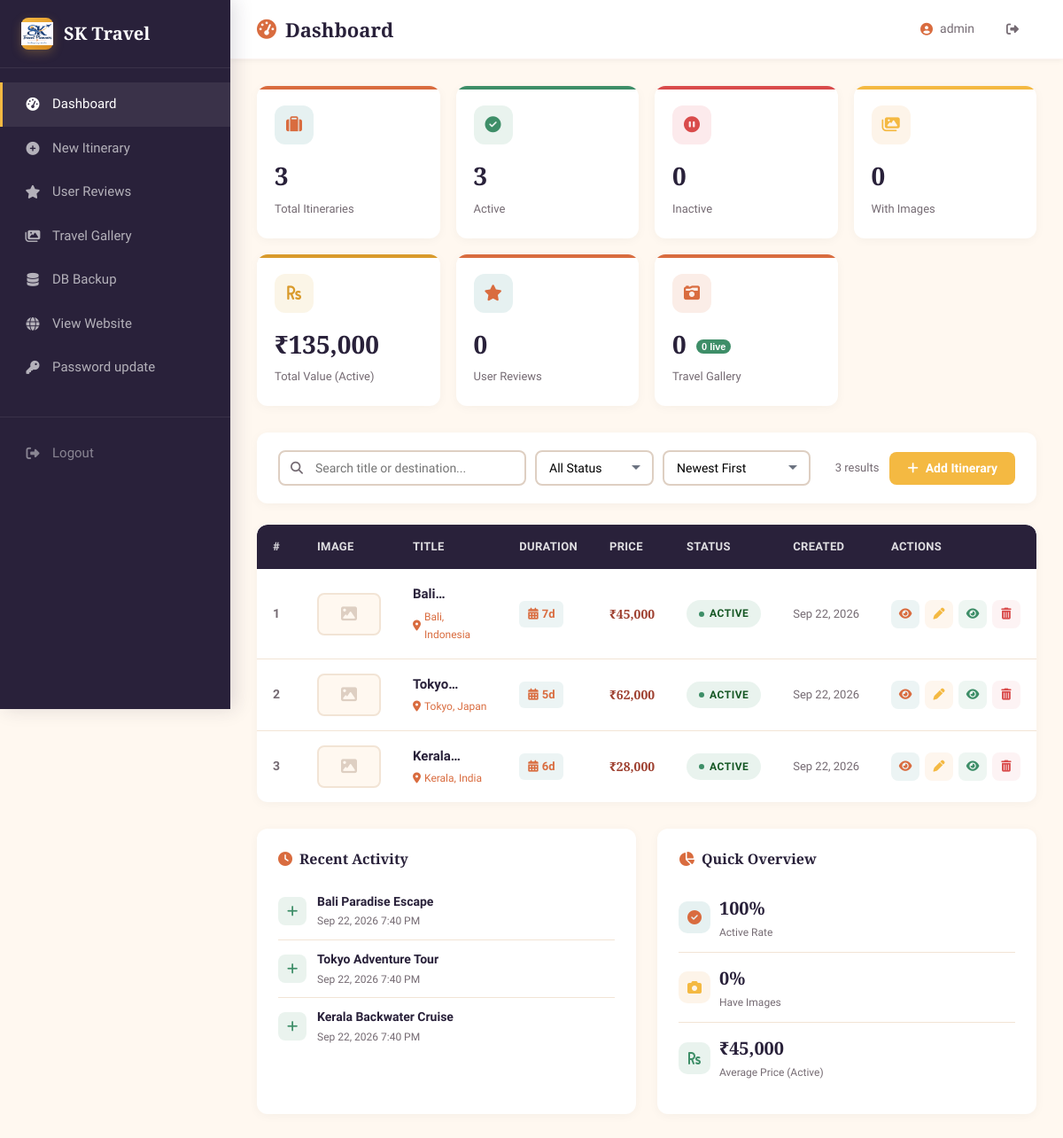
The page /admin/dashboard.php (signed in) on the database as committed earlier.
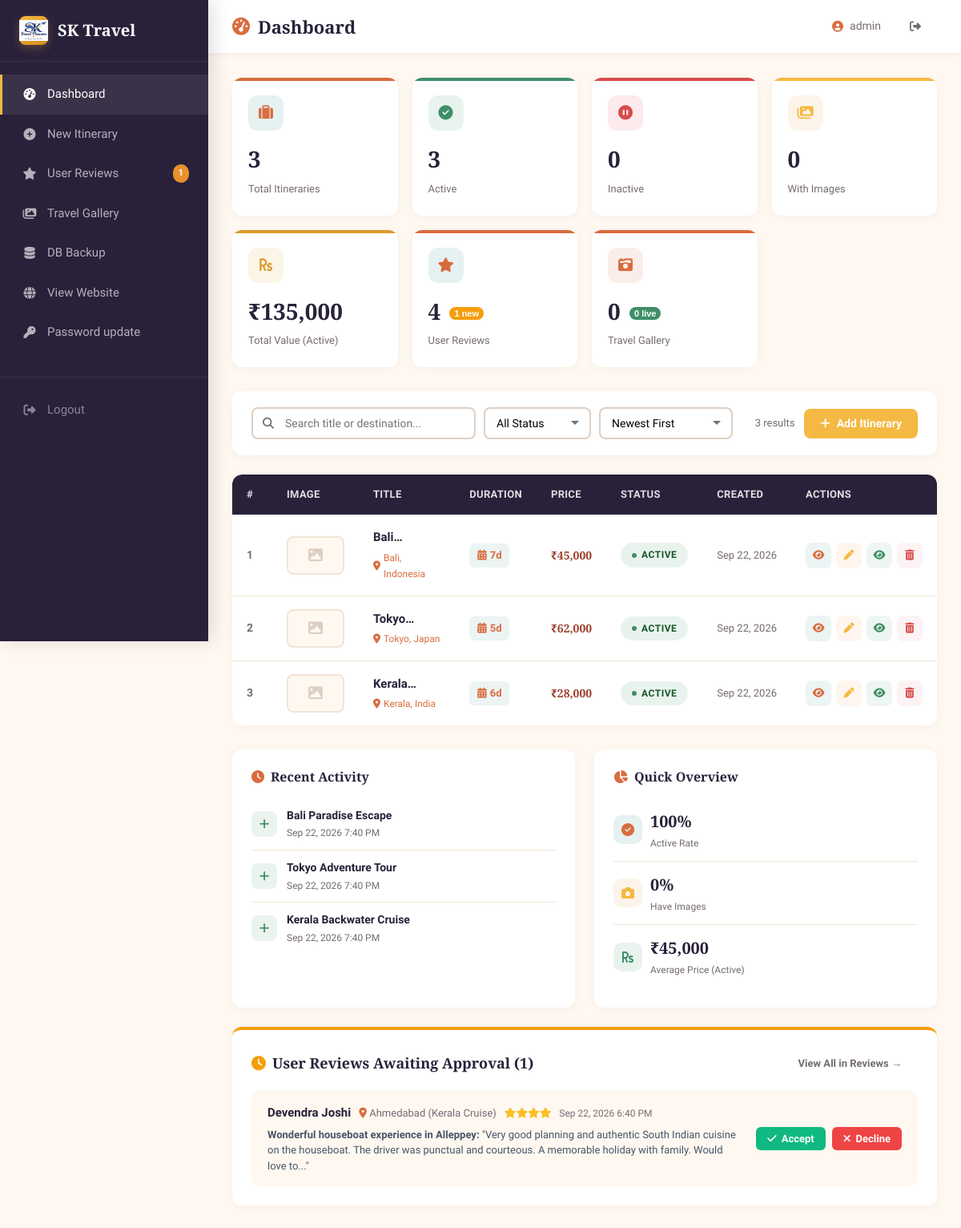
The same page on the database as committed later.
### tables this page shows
CREATE TABLE IF NOT EXISTS itineraries (
    id            INT AUTO_INCREMENT PRIMARY KEY,
    title         VARCHAR(255) NOT NULL,
    destination   VARCHAR(255) NOT NULL,
    description   TEXT,
    price         DECIMAL(12,2) DEFAULT 0.00,
    duration_days INT DEFAULT 1,
    image         VARCHAR(255) DEFAULT NULL,
    highlights    TEXT,
    inclusions    TEXT,
    exclusions    TEXT,
    day_plan      TEXT,
    status        TINYINT(1) DEFAULT 1,

    created_at    TIMESTAMP DEFAULT CURRENT_TIMESTAMP,
    updated_at    TIMESTAMP DEFAULT CURRENT_TIMESTAMP
                  ON UPDATE CURRENT_TIMESTAMP

);

CREATE TABLE IF NOT EXISTS user_reviews (
    id            INT AUTO_INCREMENT PRIMARY KEY,
    user_name     VARCHAR(100) NOT NULL,
    user_email    VARCHAR(150) DEFAULT NULL,
    user_location VARCHAR(100) DEFAULT NULL,
    rating        TINYINT UNSIGNED NOT NULL DEFAULT 5,
    review_title  VARCHAR(255) DEFAULT NULL,
    review_text   TEXT NOT NULL,
    status        ENUM('pending', 'approved', 'declined') NOT NULL DEFAULT 'pending',
    created_at    TIMESTAMP NOT NULL DEFAULT CURRENT_TIMESTAMP,
    updated_at    TIMESTAMP NOT NULL DEFAULT CURRENT_TIMESTAMP ON UPDATE CURRENT_TIMESTAMP,
    INDEX idx_status (status),
    INDEX idx_rating (rating),
    INDEX idx_created_at (created_at)
);

### admin/dashboard.php (the view, shortened to what the changed rows need)
<?php
require_once __DIR__ . '/../config.php';
$totalReviews   = 0;
$pendingReviews = 0;
$recentPendingReviews = [];
try {
    $totalReviews   = (int)$pdo->query("SELECT COUNT(*) FROM user_reviews")->fetchColumn();
    $pendingReviews = (int)$pdo->query("SELECT COUNT(*) FROM user_reviews WHERE status = 'pending'")->fetchColumn();
    $recentPendingReviews = $pdo->query("SELECT * FROM user_reviews WHERE status = 'pending' ORDER BY created_at DESC LIMIT 5")->fetchAll();
} catch (Throwable $e) {}
 $recentItins = $pdo->query("SELECT title, created_at FROM itineraries ORDER BY created_at DESC LIMIT 5")->fetchAll();
 $search    = trim($_GET['search'] ?? '');
 $filter    = $_GET['filter'] ?? 'all';
 $sort      = $_GET['sort'] ?? 'newest';
 $page      = max(1, (int)($_GET['page'] ?? 1));
 $perPage   = 8;
 $whereClauses = [];
 $params = [];
 $whereSQL = !empty($whereClauses) ? 'WHERE ' . implode(' AND ', $whereClauses) : '';
 $sortMap = [
    'newest'     => 'created_at DESC',
    'oldest'     => 'created_at ASC',
    'price_high' => 'price DESC',
    'price_low'  => 'price ASC',
    'name_asc'   => 'title ASC',
    'name_desc'  => 'title DESC',
];
 $sortSQL = $sortMap[$sort] ?? 'created_at DESC';
 $offset = ($page - 1) * $perPage;
 $dataStmt = $pdo->prepare("SELECT * FROM itineraries {$whereSQL} ORDER BY {$sortSQL} LIMIT {$perPage} OFFSET {$offset}");
 $dataStmt->execute($params);
 $itineraries = $dataStmt->fetchAll();
?>
<!DOCTYPE html>
<html lang="en">
<head>
    <link rel="stylesheet" href="../style.css">
    <link rel="stylesheet" href="https://cdnjs.cloudflare.com/ajax/libs/font-awesome/6.5.0/css/all.min.css">
</head>
<body>
<div class="admin-layout">
    <?php include __DIR__ . '/sidebar-fragment.php'; ?>
    <div class="admin-main">
        <div class="admin-topbar">
            <h1><i class="fas fa-tachometer-alt"></i> Dashboard</h1>
        </div>
        <div class="admin-content">
            <div class="stats-grid">
                <a href="reviews.php" style="text-decoration:none;color:inherit;display:block;">
                    <div class="stat-card">
                        <div class="stat-icon"><i class="fas fa-star"></i></div>
                        <div class="stat-value">
                            <?= (int)$totalReviews ?>
                            <?php if ($pendingReviews > 0): ?>
                                <span style="font-size:11px;background:#f59e0b;color:#fff;padding:2px 6px;border-radius:10px;vertical-align:middle;margin-left:4px;font-family:sans-serif;font-weight:700;"><?= $pendingReviews ?> new</span>
                            <?php endif; ?>
                        </div>
                        <div class="stat-label">User Reviews</div>
                    </div>
                </a>
            </div>
            <?php if (empty($itineraries)): ?>
                <div class="table-wrapper">
                    <div class="empty-state">
                        <?php if ($search || $filter !== 'all'): ?>
                            <i class="fas fa-search"></i>
                            <h3>No results found</h3>
                            <p>Try adjusting your search or filter criteria.</p>
                            <a href="dashboard.php" class="btn btn-outline"><i class="fas fa-undo"></i> Reset Filters</a>
                        <?php else: ?>
                            <i class="fas fa-suitcase-rolling"></i>
                            <h3>No itineraries yet</h3>
                            <p>Create your first travel itinerary to get started.</p>
                            <a href="itinerary-form.php" class="btn btn-accent"><i class="fas fa-plus"></i> Create Itinerary</a>
                        <?php endif; ?>
                    </div>
                </div>
            <?php else: ?>
                <div class="table-wrapper">
                    <table class="data-table">
                        <thead>
                            <tr>
                                <th style="width:50px;">#</th>
                                <th style="width:90px;">Image</th>
                                <th>Title</th>
                                <th>Duration</th>
                                <th>Price</th>
                                <th>Status</th>
                                <th>Created</th>
                                <th style="width:180px;">Actions</th>
                            </tr>
                        </thead>
                        <tbody>
                            <?php foreach ($itineraries as $idx => $itin): ?>
                                <?php
                                    $hasImg = !empty($itin['image']) && file_exists(UPLOAD_DIR . $itin['image']);
                                    $imgSrc = $hasImg ? UPLOAD_URL . $itin['image'] : '';
                                    $rowNum = $offset + $idx + 1;
                                ?>
                                <tr>
                                    <td style="font-weight:600;color:var(--text-muted);"><?= $rowNum ?></td>
                                    <td>
                                        <?php if ($hasImg): ?>
                                            <img src="<?= e($imgSrc) ?>"
                                                 class="img-thumb"
                                                 alt="<?= e($itin['title']) ?>"
                                                 onclick="openLightbox('<?= e($imgSrc) ?>')"
                                                 loading="lazy">
                                        <?php else: ?>
                                            <div class="img-placeholder"><i class="fas fa-image"></i></div>
                                        <?php endif; ?>
                                    </td>
                                    <td>
                                        <div class="title-cell">
                                            <div class="itin-title"><?= e($itin['title']) ?></div>
                                            <div class="itin-dest">
                                                <i class="fas fa-map-marker-alt"></i> <?= e($itin['destination']) ?>
                                            </div>
                                        </div>
                                    </td>
                                    <td>
                                        <span class="duration-badge">
                                            <i class="fas fa-calendar-alt"></i> <?= (int)$itin['duration_days'] ?>d
                                        </span>
                                    </td>
                                    <td class="price-cell"><?= e(formatPrice($itin['price'])) ?></td>
                                    <td>
                                        <span class="status-badge <?= $itin['status'] ? 'status-active' : 'status-inactive' ?>">
                                            <span class="status-dot"></span>
                                            <?= $itin['status'] ? 'Active' : 'Inactive' ?>
                                        </span>
                                    </td>
                                    <td style="font-size:13px;color:var(--text-muted);white-space:nowrap;">
                                        <?= date('M j, Y', strtotime($itin['created_at'])) ?>
                                    </td>
                                    <td>
                                        <div class="action-btns">
                                            <a href="../detail.php?id=<?= (int)$itin['id'] ?>"
                                               class="action-btn view" title="View">
                                                <i class="fas fa-eye"></i>
                                            </a>
                                            <a href="itinerary-form.php?id=<?= (int)$itin['id'] ?>"
                                               class="action-btn edit" title="Edit">
                                                <i class="fas fa-pen"></i>
                                            </a>
                                            <a href="itinerary-action.php?action=toggle&id=<?= (int)$itin['id'] ?>"
                                               class="action-btn toggle <?= $itin['status'] ? '' : 'off' ?>"
                                               title="<?= $itin['status'] ? 'Deactivate' : 'Activate' ?>">
                                                <i class="fas fa-<?= $itin['status'] ? 'eye' : 'eye-slash' ?>"></i>
                                            </a>
                                            <button type="button"
                                                    class="action-btn del"
                                                    title="Delete"
                                                    onclick="confirmDelete(<?= (int)$itin['id'] ?>, '<?= e(addslashes($itin['title'])) ?>')">
                                                <i class="fas fa-trash-alt"></i>
                                            </button>
                                        </div>
                                    </td>
                                </tr>
                            <?php endforeach; ?>
                        </tbody>
                    </table>
                </div>
            <?php endif; ?>
            <div class="activity-section">
                <div class="activity-card">
                    <?php if (empty($recentItins)): ?>
                        <p style="color:var(--text-muted);font-size:14px;padding:12px 0;">No itineraries created yet.</p>
                    <?php else: ?>
                        <?php foreach ($recentItins as $r): ?>
                            <div class="activity-item">
                                <div class="act-icon new"><i class="fas fa-plus"></i></div>
                                <div class="act-info">
                                    <div class="act-title"><?= e($r['title']) ?></div>
                                    <div class="act-time"><?= date('M j, Y g:i A', strtotime($r['created_at'])) ?></div>
                                </div>
                            </div>
                        <?php endforeach; ?>
                    <?php endif; ?>
                </div>
            </div>
            <?php if (!empty($recentPendingReviews)): ?>
            <div style="background:#fff;border-radius:var(--radius);padding:24px;box-shadow:0 2px 12px rgba(0,0,0,0.04);margin-top:24px;border-top:4px solid #f59e0b;">
                <div style="display:flex;align-items:center;justify-content:space-between;margin-bottom:16px;flex-wrap:wrap;gap:10px;">
                    <h3 style="font-size:18px;margin:0;display:flex;align-items:center;gap:8px;font-family:'Playfair Display',serif;">
                        <i class="fas fa-clock" style="color:#f59e0b;"></i> User Reviews Awaiting Approval (<?= count($recentPendingReviews) ?>)
                    </h3>
                    <a href="reviews.php?filter=pending" class="btn btn-ghost btn-sm" style="font-size:13px;">View All in Reviews &rarr;</a>
                </div>
                <div style="display:flex;flex-direction:column;gap:12px;">
                    <?php foreach ($recentPendingReviews as $pr): ?>
                        <div style="background:var(--light);border-radius:10px;padding:16px 20px;display:flex;align-items:center;justify-content:space-between;gap:16px;flex-wrap:wrap;">
                            <div style="flex:1;min-width:260px;">
                                <div style="display:flex;align-items:center;gap:10px;margin-bottom:4px;flex-wrap:wrap;">
                                    <strong style="color:var(--dark);font-size:15px;"><?= e($pr['user_name']) ?></strong>
                                    <?php if (!empty($pr['user_location'])): ?>
                                        <span style="font-size:13px;color:var(--text-muted);"><i class="fas fa-map-marker-alt" style="color:var(--primary);"></i> <?= e($pr['user_location']) ?></span>
                                    <?php endif; ?>
                                    <span style="color:#fbbf24;font-size:13px;">
                                        <?php for ($s=1;$s<=(int)$pr['rating'];$s++): ?><i class="fas fa-star"></i><?php endfor; ?>
                                    </span>
                                    <span style="font-size:12px;color:var(--text-muted);"><?= date('M j, Y g:i A', strtotime($pr['created_at'])) ?></span>
                                </div>
                                <div style="font-size:13px;color:#475569;line-height:1.5;">
                                    <?= !empty($pr['review_title']) ? '<strong>' . e($pr['review_title']) . ':</strong> ' : '' ?>"<?= e(mb_strimwidth($pr['review_text'], 0, 160, '...')) ?>"
                                </div>
                            </div>
                            <div style="display:flex;gap:8px;align-items:center;">
                                <form method="POST" action="review-action.php" style="display:inline;">
                                    <button type="submit" class="btn btn-sm" style="background:#10b981;color:#fff;border:none;cursor:pointer;border-radius:6px;padding:7px 14px;font-size:13px;font-weight:600;display:inline-flex;align-items:center;gap:6px;">
                                        <i class="fas fa-check"></i> Accept
                                    </button>
                                </form>
                                <form method="POST" action="review-action.php" style="display:inline;">
                                    <button type="submit" class="btn btn-sm" style="background:#ef4444;color:#fff;border:none;cursor:pointer;border-radius:6px;padding:7px 14px;font-size:13px;font-weight:600;display:inline-flex;align-items:center;gap:6px;">
                                        <i class="fas fa-times"></i> Decline
                                    </button>
                                </form>
                            </div>
                        </div>
                    <?php endforeach; ?>
                </div>
            </div>
            <?php endif; ?>
        </div>
    </div>
</div>
</body>
</html>

### admin/sidebar-fragment.php (shortened to what the changed rows need)
<?php
$current_page = basename($_SERVER['PHP_SELF']);
$sidebarPendingReviews = 0;
if (isset($pdo)) {
    try {
        $sidebarPendingReviews = (int)$pdo->query("SELECT COUNT(*) FROM user_reviews WHERE status = 'pending'")->fetchColumn();
    } catch (Throwable $e) {}
}
?>
<aside class="admin-sidebar">
    <ul class="admin-nav">
        <li>
            <a href="reviews.php" class="<?= $current_page === 'reviews.php' ? 'active' : '' ?>">
                <i class="fas fa-star"></i> User Reviews
                <?php if ($sidebarPendingReviews > 0): ?>
                    <span style="background:#E8912D;color:#fff;border-radius:10px;padding:2px 7px;font-size:11px;font-weight:700;margin-left:auto;"><?= $sidebarPendingReviews ?></span>
                <?php endif; ?>
            </a>
        </li>
    </ul>
</aside>

Rows that differ between the two databases and show on the page:
added user_reviews: user_name "Devendra Joshi", user_location "Ahmedabad (Kerala Cruise)", rating 4 (drawn), created_at "Sep 22, 2026 6:40 PM", review_title "Wonderful houseboat experience in Alleppey", review_text "Very good planning and authentic South Indian cuisine on the houseboat. The driver was punctual and courteous. A memorable holiday with family. Would love to..."
Other text that changed with them:
$sidebarPendingReviews: (not shown) → "1"
$totalReviews: "0" → "4"
$pendingReviews: (not shown) → "1"
count($recentPendingReviews): (not shown) → "1"
text now shown: "new User Reviews Awaiting Approval ( ) View All in Reviews →"
